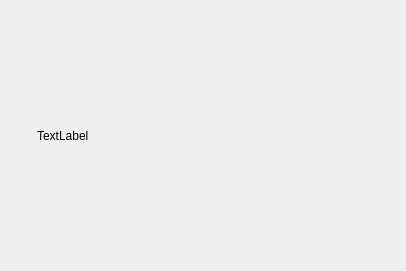
<?xml version="1.0" encoding="UTF-8"?>
<ui version="4.0">
 <class>DialogAbout</class>
 <widget class="QDialog" name="DialogAbout">
  <property name="windowModality">
   <enum>Qt::ApplicationModal</enum>
  </property>
  <property name="geometry">
   <rect>
    <x>0</x>
    <y>0</y>
    <width>406</width>
    <height>271</height>
   </rect>
  </property>
  <property name="sizePolicy">
   <sizepolicy hsizetype="Fixed" vsizetype="Fixed">
    <horstretch>0</horstretch>
    <verstretch>0</verstretch>
   </sizepolicy>
  </property>
  <property name="windowTitle">
   <string>O programu FB Archiv</string>
  </property>
  <property name="windowIcon">
   <iconset resource="resource.qrc">
    <normaloff>:/icons/icons/fb-icon16.png</normaloff>:/icons/icons/fb-icon16.png</iconset>
  </property>
  <layout class="QGridLayout" name="gridLayout">
   <item row="1" column="0">
    <widget class="QLabel" name="label_2">
     <property name="sizePolicy">
      <sizepolicy hsizetype="Fixed" vsizetype="Fixed">
       <horstretch>0</horstretch>
       <verstretch>0</verstretch>
      </sizepolicy>
     </property>
     <property name="maximumSize">
      <size>
       <width>128</width>
       <height>128</height>
      </size>
     </property>
     <property name="text">
      <string/>
     </property>
     <property name="pixmap">
      <pixmap resource="resource.qrc">:/icons/icons/fb-icon256.png</pixmap>
     </property>
     <property name="scaledContents">
      <bool>true</bool>
     </property>
    </widget>
   </item>
   <item row="2" column="0">
    <spacer name="verticalSpacer">
     <property name="orientation">
      <enum>Qt::Vertical</enum>
     </property>
     <property name="sizeHint" stdset="0">
      <size>
       <width>20</width>
       <height>40</height>
      </size>
     </property>
    </spacer>
   </item>
   <item row="1" column="1" rowspan="2">
    <widget class="QLabel" name="label">
     <property name="sizePolicy">
      <sizepolicy hsizetype="Expanding" vsizetype="Expanding">
       <horstretch>0</horstretch>
       <verstretch>0</verstretch>
      </sizepolicy>
     </property>
     <property name="text">
      <string>TextLabel</string>
     </property>
     <property name="wordWrap">
      <bool>true</bool>
     </property>
     <property name="margin">
      <number>20</number>
     </property>
     <property name="openExternalLinks">
      <bool>true</bool>
     </property>
    </widget>
   </item>
  </layout>
 </widget>
 <resources>
  <include location="resource.qrc"/>
 </resources>
 <connections/>
</ui>
